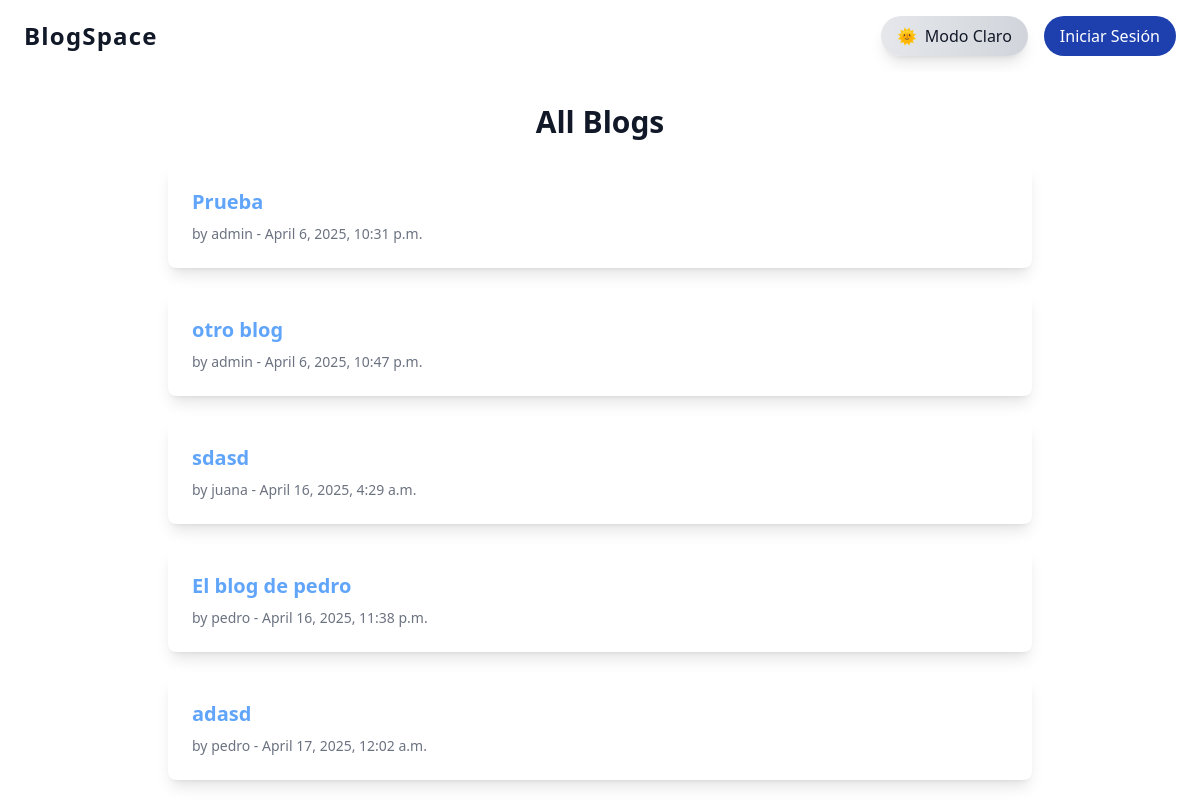
Before: / with the older database file.
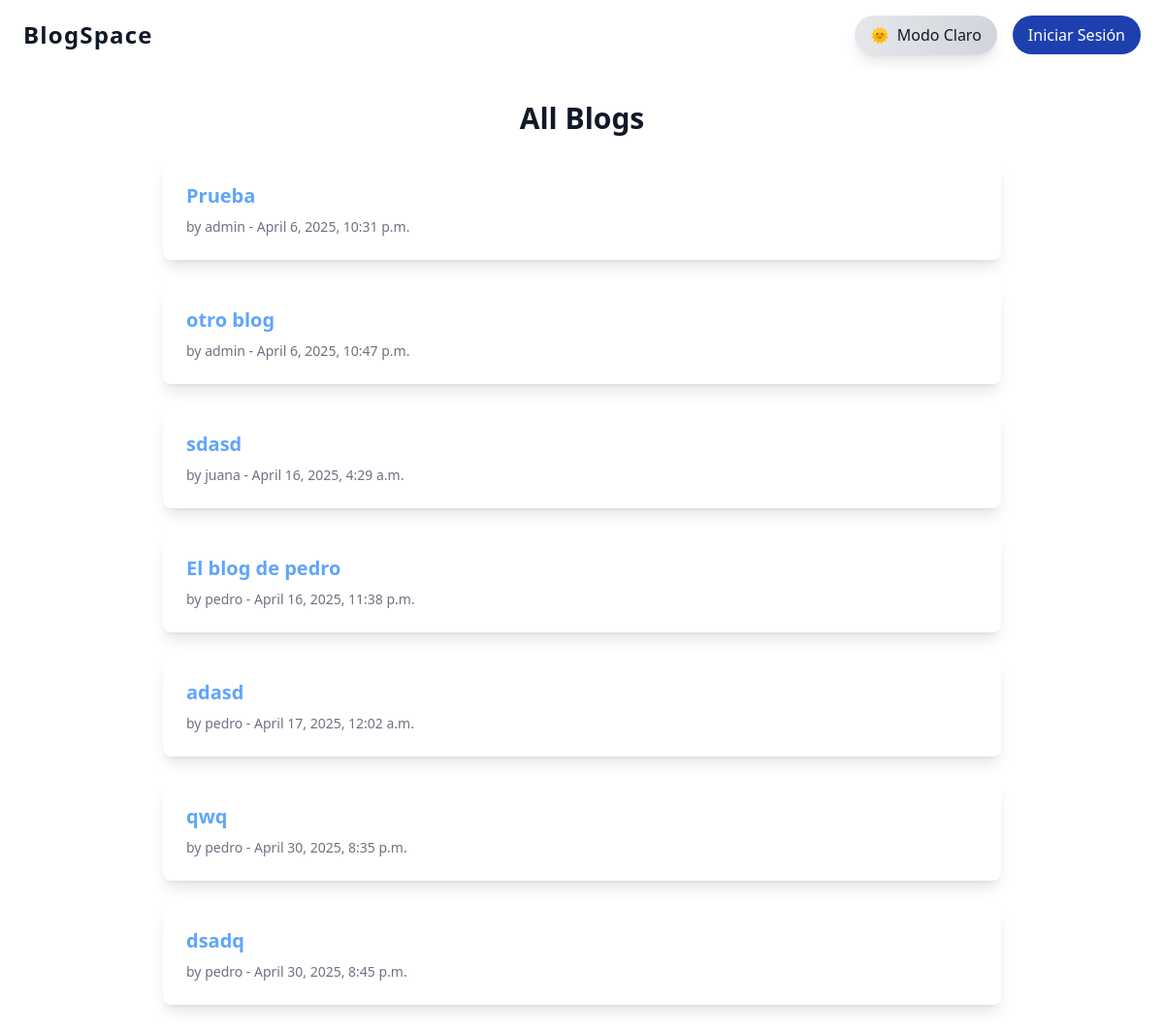
After: the same page with the newer database file.
### blogapp/models.py (models this page shows, shortened)
class Blog(models.Model):
    title = models.CharField(max_length=200)
    content = models.TextField()
    author = models.ForeignKey(User, on_delete=models.CASCADE)
    created_at = models.DateTimeField(auto_now_add=True)

### blogapp/views.py (the view)
# urls.py: path('', BlogListView.as_view(), name='blog_list'),
class BlogListView(ListView):
    model = Blog
    template_name = 'blogapp/blog_list.html'

### blogapp/templates/blogapp/blog_list.html
{% extends 'base.html' %}
{% block content %}
  <h1 class="text-3xl font-bold mb-6 text-center text-gray-900 dark:text-white">All Blogs</h1>
  <div class="grid gap-6">
    {% for blog in object_list %}
      <div class="bg-white dark:bg-gray-800 rounded-lg shadow-lg p-6 hover:shadow-xl transition-all duration-700 ease-in-out dark:text-white text-gray-900 animate-fade-in">
        <h2 class="text-xl font-semibold mb-2">
          <a href="{% url 'blogapp:blog_detail' blog.pk %}" class="text-blue-400 hover:text-blue-300">{{ blog.title }}</a>
        </h2>
        <p class="text-sm text-gray-500 dark:text-gray-400">by {{ blog.author.username }} - {{ blog.created_at }}</p>
      </div>
    {% empty %}
      <p class="text-gray-500 dark:text-gray-400 text-center">No blogs have been posted yet.</p>
    {% endfor %}
  </div>
{% endblock %}

### blogapp/templates/blogapp/base.html (shortened to what this page needs)
<!DOCTYPE html>
<html lang="en">
  <head>
    <script src="https://cdn.tailwindcss.com"></script>
  </head>
  <body
    id="body"
    class="flex flex-col min-h-screen bg-white dark:bg-black text-gray-900 dark:text-white font-sans transition-all duration-700 ease-in-out"
  >
    <nav
      class="bg-white dark:bg-gradient-to-r dark:from-gray-900 dark:to-gray-700 shadow-md py-4 px-6 transition-colors"
    >
      <div class="max-w-6xl mx-auto flex justify-between items-center">
        <a
          href="{% url 'blogapp:blog_list' %}"
          class="text-gray-900 dark:text-white text-2xl font-semibold tracking-wider transition-colors"
          >BlogSpace</a
        >
        <div class="flex items-center space-x-4">
          <button
            onclick="toggleDarkMode()"
            class="flex items-center gap-2 px-4 py-2 rounded-full bg-gradient-to-r from-gray-200 to-gray-300 dark:from-gray-700 dark:to-gray-800 text-gray-900 dark:text-white hover:scale-105 transition-all duration-300 shadow-lg"
          >
            <span
              id="theme-icon"
              class="transition-transform duration-500 transform"
              >🌞</span
            >
            <span
              id="theme-label"
              class="transition-opacity duration-500 ease-in-out"
              >Modo Claro</span
            >
          </button>
          {% if user.is_authenticated %}
          <a href="{% url 'blogapp:logout' %}">
            <button class="bg-red-800 hover:bg-red-700 text-white py-2 px-4 rounded-full transition-all duration-300">
              Cerrar Sesión
            </button>
          </a>
          {% else %}
          <a href="{% url 'blogapp:login' %}">
            <button class="bg-blue-800 hover:bg-blue-700 text-white py-2 px-4 rounded-full transition-all duration-300">
              Iniciar Sesión
            </button>
          </a>
          {% endif %}
        </div>
      </div>
    </nav>
    <main
      class="flex-grow w-full bg-white dark:bg-gray-900 transition-all duration-700 ease-in-out"
    >
      <div class="max-w-4xl mx-auto px-4 py-8">
        {% block content %}{% endblock %}
      </div>
    </main>
  </body>
</html>

### blogapp/templates/blogapp/base.html (style rules this page uses)
html { background-color: white; }
html { transition: background-color 0.5s ease-in-out; }
html, body { height: 100%; scroll-behavior: smooth; transition: background-color 0.5s ease-in-out; }
.animate-fade-in { animation: fade-in 0.6s ease-out; will-change: opacity, transform; }

Changed rows visible on the page:
added Blog: title "qwq", author.username "pedro", created_at "April 30, 2025, 8:35 p.m."
added Blog: title "dsadq", author.username "pedro", created_at "April 30, 2025, 8:45 p.m."
